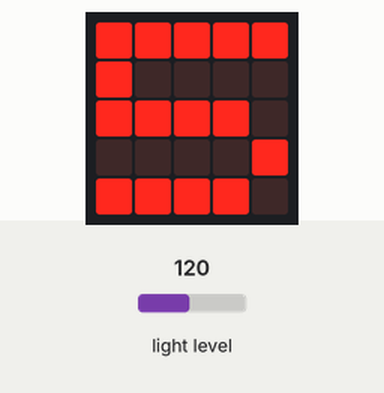
Simulated run of this program. Board: BBC micro:bit (MakeCode). Parts: the board's 5×5 LED display. The test bench sets the inputs (shaded band); at power-on: light level 120.

Above: at 1.2 s.
1.3 s: light level set to 5
At 2.1 s:
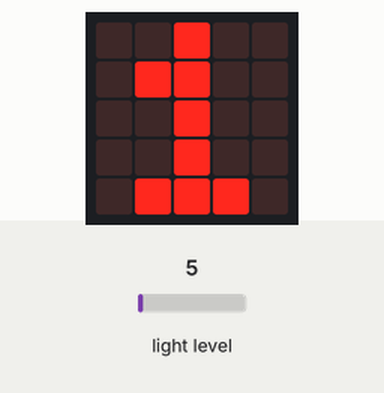
3.0 s: light level set to 73
At 3.6 s:
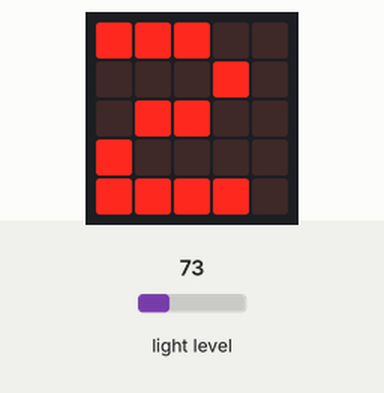
4.5 s: light level set to 83
At 5.0 s:
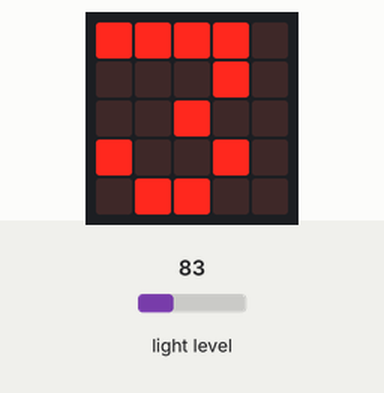
Timing chart, 0 to 7.5 s (numbered marks = the images above; inputs shaded):
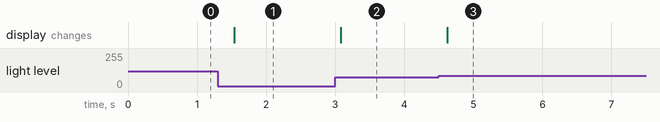

Measured:
- after the input at 1.3 s, the display: changes after 0.24 s (image 1)
- after the input at 3.0 s, the display: changes after 0.08 s (image 2)
- after the input at 4.5 s, the display: changes after 0.12 s (image 3)

The program:

main.ts
```typescript
basic.forever(function () {
    if (input.lightLevel() > 100) {
        basic.showNumber(5)
    } else if (input.lightLevel() > 90) {
        basic.showNumber(4)
    } else if (input.lightLevel() > 80) {
        basic.showNumber(3)
    } else if (input.lightLevel() > 70) {
        basic.showNumber(2)
    } else {
        basic.showNumber(1)
    }
})
```

test.ts
```typescript
// aquí va el archivo "tests"; esto no se compilará cuando este paquete se utilice como una extensión.
```
